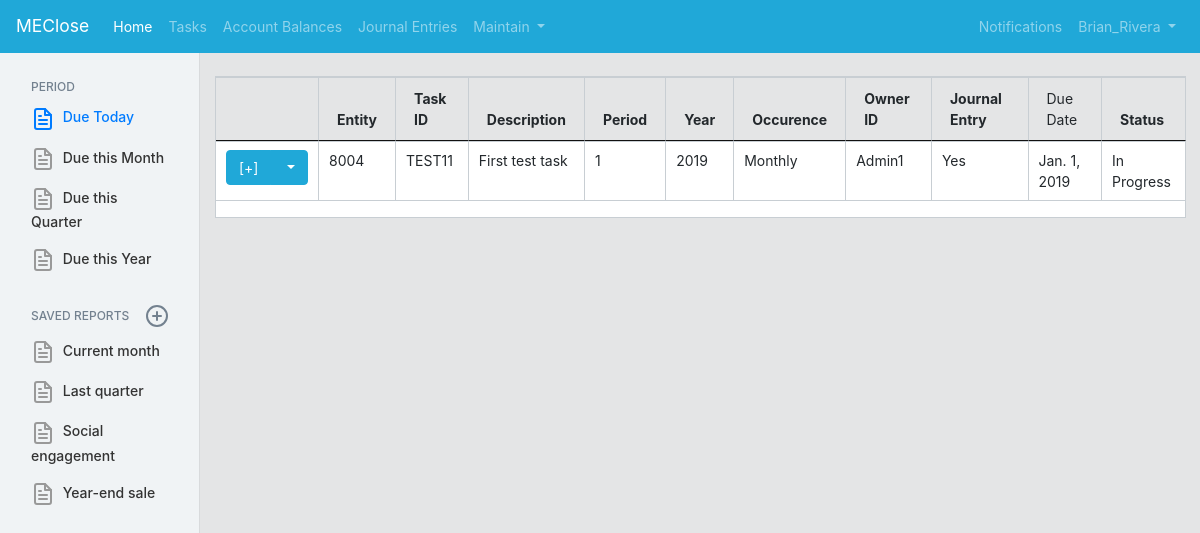
The app's page /ClosePortal/tasks/ (signed in), older data.
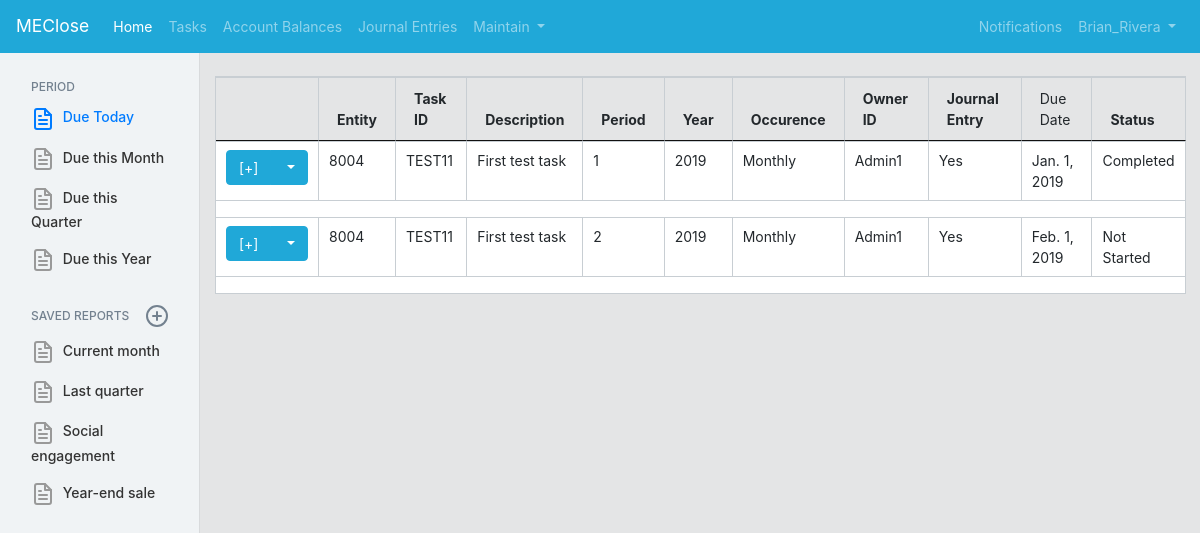
The same page, newer data.
### TaskCheckList/models.py (models this page shows, shortened)
class TaskChecklist(models.Model):
    occurenceChoices = (
        ('M', 'Monthly'),
        ('Q', 'Quarterly'),
        ('S', 'Semi-Annually'),
        ('A', 'Annually'),
    )
    taskId = models.CharField(max_length=8)
    taskTBMapping = models.CharField(max_length=200, default="Not Assigned") #For assigning tasks to a TB FSLI
    taskDescription = models.CharField(max_length=200)
    taskYear = models.IntegerField(max_length=4)
    taskPeriod = models.IntegerField(max_length=2, choices = periodChoices)
    taskOccurence = models.CharField(max_length=2, choices = occurenceChoices)
    taskOwnerId = models.ForeignKey(User, on_delete=models.PROTECT) #For documentation purposes we want to preserve who the owner of a task was, and as such protect is utilized to not allow deletion of the referenced object
    isJE = models.CharField(max_length=3, choices=binaryChoice)
    pub_date = models.DateTimeField('date published')
    due_date = models.DateField(("Due Date"), default=datetime.date.today) #Note: No longer needed -- will be a calculated property
    dueMonthDay = models.IntegerField(max_length=2, default=1)
    entity = models.ForeignKey(userDefinedEntity, on_delete=models.PROTECT, related_name="entity_TaskChecklist", default=1)
    class Meta:
        constraints = [
            models.UniqueConstraint(fields=['taskId', 'entity', 'taskPeriod', 'taskYear'], name='unique_EntityUser')
        ]
    @property
    def Due_Date(self):
        dateStart = datetime.date(self.taskYear,self.taskPeriod, 1)
        dateEnd = datetime.date(self.taskYear, self.taskPeriod, calendar.monthrange(self.taskYear,self.taskPeriod)[1])
        firstBusinessDay = pd.date_range(dateStart, dateEnd, freq="BMS")
        return (firstBusinessDay + BDay(self.dueMonthDay-1)).date[0]
    @property
    def aggregateStatus(self):
        try:
            related_SubTask_Model = TaskChecklist.objects.prefetch_related("taskId_taskId").all().filter(taskId=self.taskId, entity=self.entity, taskPeriod=self.taskPeriod, taskYear=self.taskYear)
            related_SubTask_Model_Groupby = related_SubTask_Model[0].taskId_taskId.all().values("subTaskStatus").annotate(Count("subTaskStatus")) #-1 to bring pk down relative to 0th based index
            not_Started_List = list(related_SubTask_Model_Groupby.filter(subTaskStatus="NS").values_list("subTaskStatus__count", flat=True))
            in_Progress_List = list(related_SubTask_Model_Groupby.filter(subTaskStatus="IP").values_list("subTaskStatus__count", flat=True))
            completed_List = list(related_SubTask_Model_Groupby.filter(subTaskStatus="CT").values_list("subTaskStatus__count", flat=True))
            if len(not_Started_List) > 0:
                not_Started_Count = not_Started_List[0]
            else:
                not_Started_Count = 0
            if len(in_Progress_List) > 0:
                in_Progress_Count = in_Progress_List[0]
            else:
                in_Progress_Count = 0
            if len(completed_List) > 0:
                completed_Count = completed_List[0]
            else:
                completed_Count = 0
            if ( (not_Started_Count + in_Progress_Count + completed_Count) == 0 ) or ( (not_Started_Count > 0) and ((in_Progress_Count + completed_Count) == 0) ) :
                return "Not Started"
            elif in_Progress_Count > 0:
                return "In Progress"
            else:
                return "Completed"
        except:
            return "Unable to calculate status"
    @property #@property decorater utilized to create a callable calculated "field" similar to other fields
    def taskIdKey(self):
        return str(self.entity) + "-" + str(self.taskId) + "-" + str(self.taskYear) + "-" + str(self.taskPeriod)

class subTaskChecklist(models.Model):
    taskId = models.ForeignKey(TaskChecklist, related_name="taskId_taskId", on_delete=models.CASCADE) #this field is our associated between the parent task and subtask(s). Cascade is utilize to remove the subtasks if parent task is removed
    subTaskNumber = models.IntegerField(max_length=2, default=1) #Maximum number of subtasks set to 99
    subTaskDescription = models.CharField(max_length=200)
    subTaskStatus = models.CharField(max_length=2, choices = statusChoices)
    class Meta:
        constraints = [
            models.UniqueConstraint(fields=['taskId', 'subTaskNumber'], name='unique_Subtask')
        ]
    @property
    def Get_Related_Period(self):
        get_Related_Object = subTaskChecklist.objects.all()
        return str(get_Related_Object.get(id=self.id).taskId.entity) + "-" + str(get_Related_Object.get(id=self.id).taskId.taskId) + "-" + str(get_Related_Object.get(id=self.id).taskId.taskYear) + "-" + str(get_Related_Object.get(id=self.id).taskId.taskPeriod)
    def File_Path(instance, filename):
        return os.path.join("Sub_Tasks", str(instance.taskId), str(instance.subTaskNumber), filename)
    docfile = models.FileField(upload_to=File_Path, default=False) #Note: To consider a way to set the default value equal to a dynamic file template which a user can download, and upload once completed

### CompanyMaintain/models.py (models this page shows)
class userDefinedEntity(models.Model):
    entity = models.CharField(max_length=200, default="Select Entity")
    def __str__(self):
        return self.entity

### TaskCheckList/views.py (the view)
# urls.py: path('tasks/', taskList.as_view(), name='tasklist'),
@method_decorator(decorators, name='dispatch')
class taskList(View):
    template = 'CloseApplication/taskchecklist/taskchecklist_list.html'
    def get(self, request, *args, **kwargs):
        TaskChecklist_Fields = TaskChecklist._meta.get_fields(include_hidden=False)
        TaskChecklist_Values = TaskChecklist.objects.all()
        subTasklist_Fields = subTaskChecklist._meta.get_fields(include_hidden=False)
        subTasklist_Values = subTaskChecklist.objects.all()
        context = { #context represents the variables passed to the provided template
            'TaskChecklist_Fields': TaskChecklist_Fields,
            'TaskChecklist_Values': TaskChecklist_Values,
            'subTasklist_Fields': subTasklist_Fields,
            'subTasklist_Values': subTasklist_Values,
        }
        return render(request, self.template, context)

### CloseApplication/templates/CloseApplication/taskchecklist/taskchecklist_list.html (shortened to what this page needs)
{% extends "CloseApplication/base.html" %}
{% load staticfiles %}
{% block content %}
<table class="table table-bordered table-hover" id="TaskChecklistTable">
    <thead>
        <tr>
            <th></th>
            <th>Entity</th>
            <th>Task ID</th>
            <th>Description</th>
            <th>Period</th>
            <th>Year</th>
            <th>Occurence</th>
            <th>Owner ID</th>
            <th>Journal Entry</th>
            <td>Due Date</th>
            <th>Status</th>
        </tr>
    </thead>
    <tbody class="bg-white">
        {% for tableValue in TaskChecklist_Values %}
        {% with forloopCounter=forloop.counter|stringformat:"s" %}
        {% with idTemplate_Hash="#group-of-rows"|add:forloopCounter %}
        {% with idTemplate="group-of-rows"|add:forloopCounter %}
        <tr data-toggle="collapse" data-target="{{ idTemplate_Hash }}">
            <td class=" details-control">
                <div class="btn-group">
                    <button type="button" class="btn btn-primary" id="collapseButton">[+]</button>
                    <button type="button" class="btn btn-primary dropdown-toggle" data-toggle="dropdown">
                    </button>
                </div>
            </td>
            <td>{{ tableValue.entity }}</td>
            <td>{{ tableValue.taskId }}</td>
            <td>{{ tableValue.taskDescription }}</td>
            <td>{{ tableValue.taskPeriod }}</td>
            <td>{{ tableValue.taskYear }}</td>
            <td>{{ tableValue.get_taskOccurence_display }}</td>
            <td>{{ tableValue.taskOwnerId }}</td>
            <td>{{ tableValue.isJE }}</td>
            <td> {{ tableValue.Due_Date }} </td>
            <td>{{ tableValue.aggregateStatus }}</td>
        </tr>
        <tr>
        <td colspan="12">
            </td>
            </tr>
        {% endwith %}
        {% endwith %}
        {% endwith %}
        {% endfor %}
    </tbody>
</table>
{% endblock %}

Row changes from the older to the newer data that the page shows:
computed for TaskChecklist: aggregateStatus "In Progress" → "Completed"
added TaskChecklist: entity "8004", taskId "TEST11", taskDescription "First test task", taskPeriod "2", taskYear "2019", taskOccurence "Monthly", taskOwnerId "Admin1", isJE "Yes", Due_Date "Feb. 1, 2019", aggregateStatus "Not Started"
